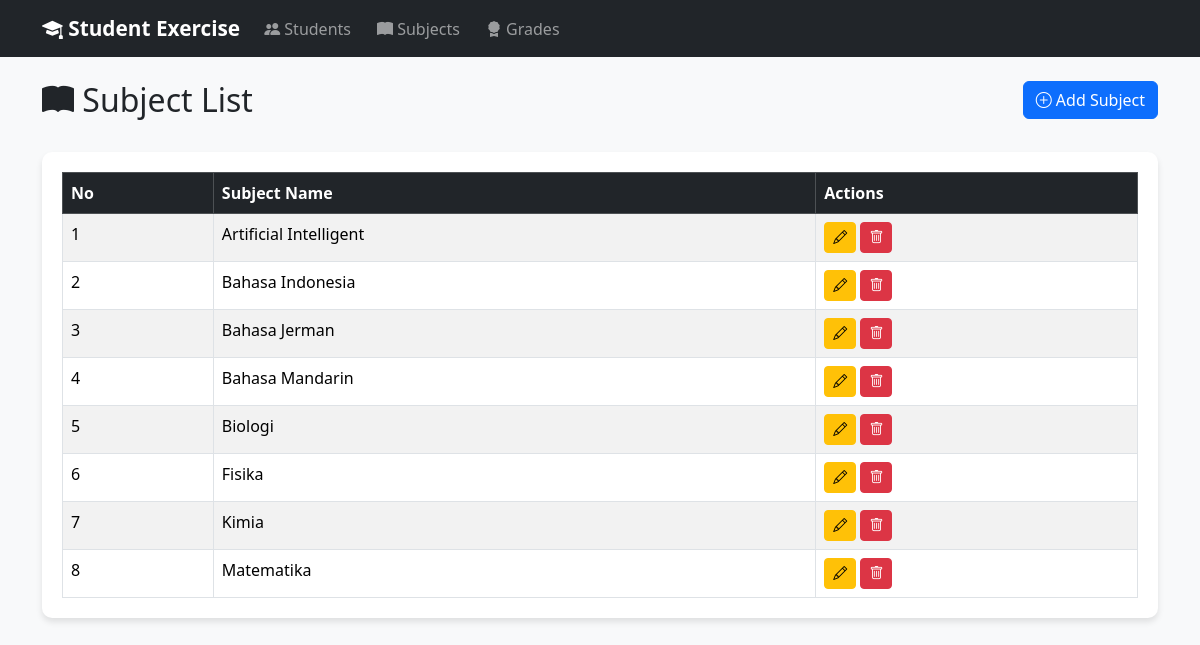
The app's page /subjects.php with its own data.
### tables this page shows
CREATE TABLE `school_subject`  (
  `uuid` char(36) NOT NULL DEFAULT 'uuid()',
  `subject_name` varchar(100) NOT NULL,
  PRIMARY KEY (`uuid`) USING BTREE,
  UNIQUE INDEX `unique_subject_name`(`subject_name` ASC) USING BTREE
);

### subjects.php (the view, shortened to what this page needs)
<?php include("header.php"); ?>
<?php include("dbconnect.php"); ?>
<div class="row mb-4">
    <div class="col-md-6"><h2><i class="bi bi-book-fill"></i> Subject List</h2></div>
    <div class="col-md-6 text-end">
        <button class="btn btn-primary" data-bs-toggle="modal" data-bs-target="#addModal"><i class="bi bi-plus-circle"></i> Add Subject</button>
    </div>
</div>
<div class="card"><div class="card-body">
<table class="table table-striped table-bordered table-hover">
<thead class="table-dark"><tr><th>No</th><th>Subject Name</th><th>Actions</th></tr></thead>
<tbody>
<?php
$result = mysqli_query($conn, "SELECT * FROM school_subject ORDER BY subject_name");
$no = 1;
while ($row = mysqli_fetch_assoc($result)) {
    $uid = $row["uuid"];
    echo "<tr><td>".$no++."</td><td>".htmlspecialchars($row["subject_name"])."</td>";
    echo "<td><button class='btn btn-warning btn-sm' data-bs-toggle='modal' data-bs-target='#e$uid'><i class='bi bi-pencil'></i></button> ";
    echo "<button class='btn btn-danger btn-sm' onclick='confirmDelete($uid)'><i class='bi bi-trash'></i></button></td></tr>";
?>
<?php } ?>
</tbody></table></div></div>
<?php include("footer.php"); ?>

### style.css (style rules this page uses)
body { background-color: #f8f9fa; }
.card { box-shadow: 0 4px 6px rgba(0, 0, 0, 0.1); border: none; border-radius: 10px; }
.card-body { padding: 20px; }
.table { margin-bottom: 0; }
.table th { font-weight: 600; }
.btn-primary { background-color: #0d6efd; border-color: #0d6efd; }

### records on screen
school_subject: subject_name "Artificial Intelligent"
school_subject: subject_name "Bahasa Indonesia"
school_subject: subject_name "Bahasa Jerman"
school_subject: subject_name "Bahasa Mandarin"
school_subject: subject_name "Biologi"
school_subject: subject_name "Fisika"
school_subject: subject_name "Kimia"
school_subject: subject_name "Matematika"
